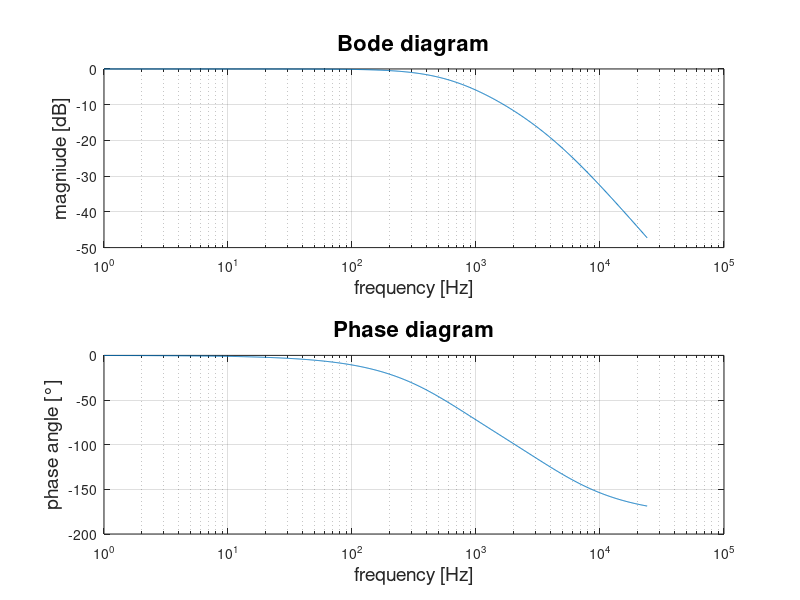

This chart was generated by the following MATLAB code:
clear; clc; close all;

%% RC CIRCUIT SETTING 
f = logspace(0, log10(24000), 1000);

% set s and omega :  s = jw , w
w = 2*pi*f; % Converting frequency -> angular frequency
s = 1i*w;  


%% Trnasfer function
H = @(s) 100000000 ./ (s.^2 + 30000.*s + 100000000);

% magnitude estimation
mag = abs(H(1j*w));
magDB = 20 * log10(mag);

% phase estimation
phaseDeg = unwrap(rad2deg(angle(H(1j*w))));


%% Assignment 1(a) -> Report
%% Assignment 1(b) -> Report
%% Bode plot & Transfer Function plot :: Assignment 1(c)


% plotting
figure(2);
subplot(211);
  semilogx(w/(2*pi),magDB);
  xlabel('frequency [Hz]','FontSize', 14);
  ylabel('magniude [dB]','FontSize', 14);
  title('Bode diagram','FontSize', 16);
  grid on;
subplot(212);
  semilogx(w/(2*pi),phaseDeg);
  xlabel('frequency [Hz]','FontSize', 14);
  ylabel('phase angle [°]','FontSize', 14);
  title('Phase diagram','FontSize', 16);
  grid on;


